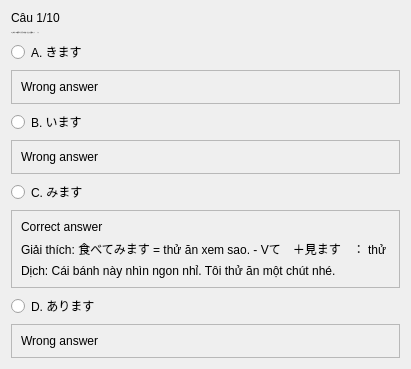
               <widget class="QWidget" name="bai2_cau1">
                <layout class="QVBoxLayout" name="layout_bai2_cau1">
                 <item>
                  <widget class="QLabel" name="bai2_progress1">
                   <property name="text">
                    <string>Câu 1/10</string>
                   </property>
                  </widget>
                 </item>
                 <item>
                  <widget class="QLabel" name="bai2_question1">
                   <property name="font">
                    <font>
                     <family>Segoe UI</family>
                     <pointsize>-1</pointsize>
                     <weight>75</weight>
                     <bold>true</bold>
                    </font>
                   </property>
                   <property name="text">
                    <string>1. このケーキはおいしそうですね。ちょっと食べて（　　　）。</string>
                   </property>
                   <property name="wordWrap">
                    <bool>true</bool>
                   </property>
                  </widget>
                 </item>
                 <item>
                  <widget class="QRadioButton" name="bai2_1_A">
                   <property name="text">
                    <string>A. きます</string>
                   </property>
                  </widget>
                 </item>
                 <item>
                  <widget class="QFrame" name="frame_41">
                   <property name="frameShape">
                    <enum>QFrame::StyledPanel</enum>
                   </property>
                   <property name="frameShadow">
                    <enum>QFrame::Raised</enum>
                   </property>
                   <layout class="QVBoxLayout" name="verticalLayout_46">
                    <item>
                     <widget class="QLabel" name="label_76">
                      <property name="text">
                       <string>Wrong answer</string>
                      </property>
                     </widget>
                    </item>
                   </layout>
                  </widget>
                 </item>
                 <item>
                  <widget class="QRadioButton" name="bai2_1_B">
                   <property name="text">
                    <string>B. います</string>
                   </property>
                  </widget>
                 </item>
                 <item>
                  <widget class="QFrame" name="frame_42">
                   <property name="frameShape">
                    <enum>QFrame::StyledPanel</enum>
                   </property>
                   <property name="frameShadow">
                    <enum>QFrame::Raised</enum>
                   </property>
                   <layout class="QVBoxLayout" name="verticalLayout_47">
                    <item>
                     <widget class="QLabel" name="label_80">
                      <property name="text">
                       <string>Wrong answer</string>
                      </property>
                     </widget>
                    </item>
                   </layout>
                  </widget>
                 </item>
                 <item>
                  <widget class="QRadioButton" name="bai2_1_C">
                   <property name="text">
                    <string>C. みます</string>
                   </property>
                  </widget>
                 </item>
                 <item>
                  <widget class="QFrame" name="frame_43">
                   <property name="frameShape">
                    <enum>QFrame::StyledPanel</enum>
                   </property>
                   <property name="frameShadow">
                    <enum>QFrame::Raised</enum>
                   </property>
                   <layout class="QVBoxLayout" name="verticalLayout_48">
                    <item>
                     <widget class="QLabel" name="label_79">
                      <property name="text">
                       <string>Correct answer</string>
                      </property>
                     </widget>
                    </item>
                    <item>
                     <widget class="QLabel" name="label_77">
                      <property name="text">
                       <string>Giải thích: 食べてみます = thử ăn xem sao. - Vて　＋見ます　： thử </string>
                      </property>
                     </widget>
                    </item>
                    <item>
                     <widget class="QLabel" name="label_78">
                      <property name="text">
                       <string>Dịch: Cái bánh này nhìn ngon nhỉ. Tôi thử ăn một chút nhé.</string>
                      </property>
                     </widget>
                    </item>
                   </layout>
                  </widget>
                 </item>
                 <item>
                  <widget class="QRadioButton" name="bai2_1_D">
                   <property name="text">
                    <string>D. あります</string>
                   </property>
                  </widget>
                 </item>
                 <item>
                  <widget class="QFrame" name="frame_44">
                   <property name="frameShape">
                    <enum>QFrame::StyledPanel</enum>
                   </property>
                   <property name="frameShadow">
                    <enum>QFrame::Raised</enum>
                   </property>
                   <layout class="QVBoxLayout" name="verticalLayout_49">
                    <item>
                     <widget class="QLabel" name="label_81">
                      <property name="text">
                       <string>Wrong answer</string>
                      </property>
                     </widget>
                    </item>
                   </layout>
                  </widget>
                 </item>
                </layout>
               </widget>
